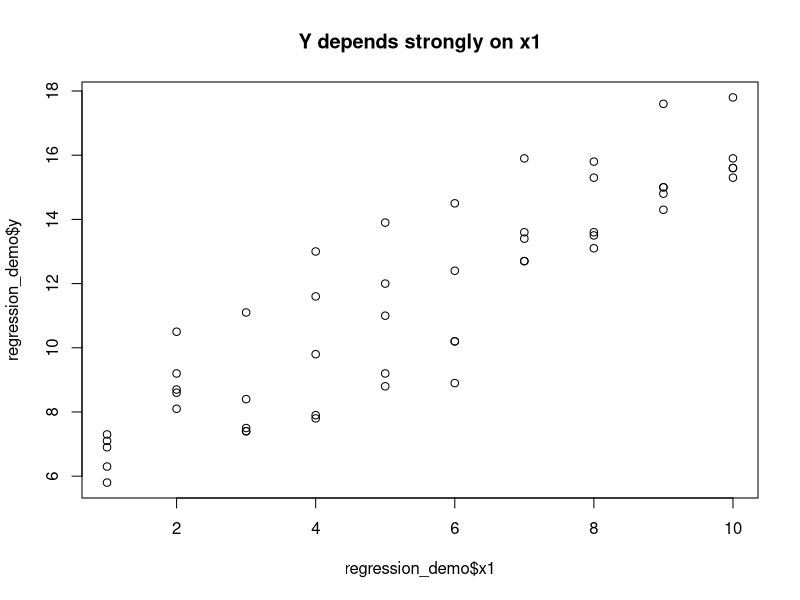
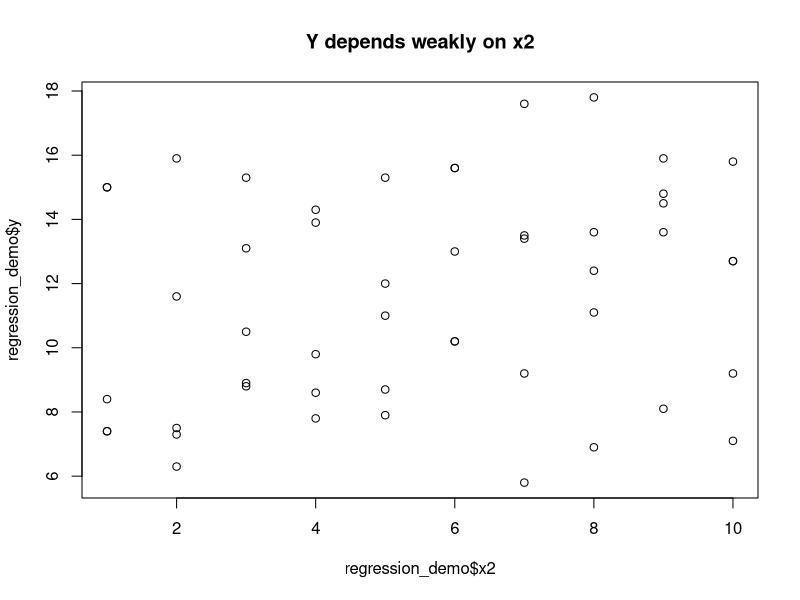
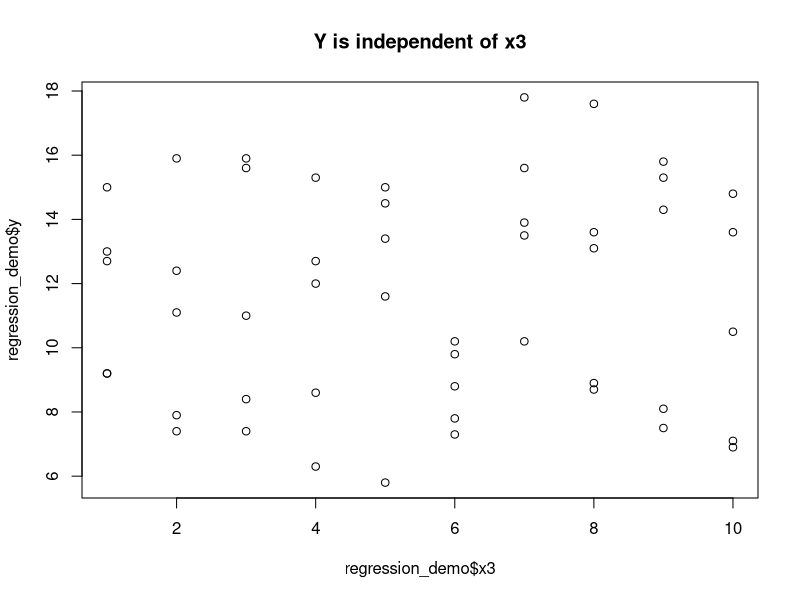
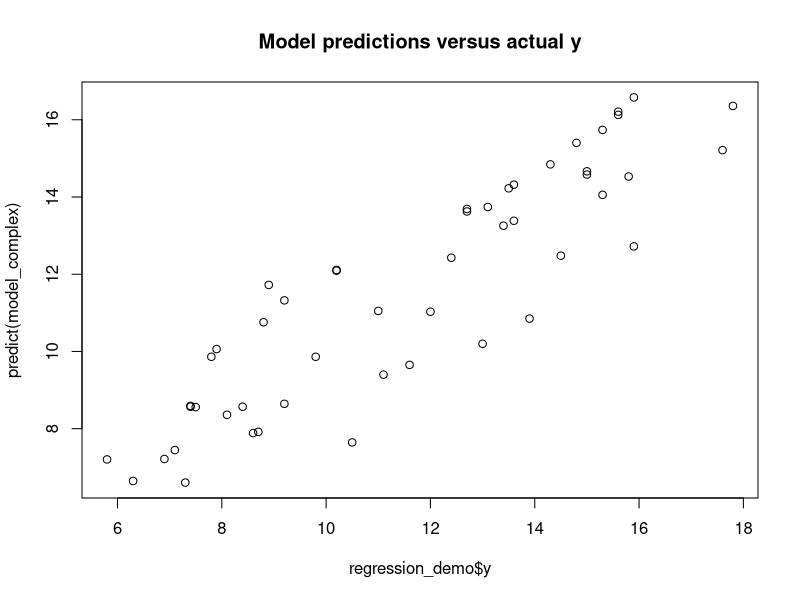

The R source for these figures, in order:
# ====== Simulating data ======
set.seed(0)
regression_demo = data.frame(
  x1 = sample(rep(1:10, times = 5)), # the sample() function puts things in a random order.
  x2 = sample(rep(1:10, times = 5)),
  x3 = sample(rep(1:10, times = 5)) 
)
# Let's add some randomness, maybe from measurement error or unobserved parts of the system we're studying.
# This function makes random variables with a mean of 0.
make_noise = function(n = nrow(regression_demo)) rbinom(n, 10, 0.5)
# In truth, y depends strongly on x1, weakly on x2, and not at all on x3.
regression_demo[["y"]] = regression_demo[["x1"]]*1.1 + regression_demo[["x2"]]*0.1 + make_noise()
plot(regression_demo$x1, regression_demo$y, main = "Y depends strongly on x1")
plot(regression_demo$x2, regression_demo$y, main = "Y depends weakly on x2")
plot(regression_demo$x3, regression_demo$y, main = "Y is independent of x3")

# ====== Hypothesis testing ======
# TODO: run this 1,000 times and check how many times x1, x2, and x3 are included.
# We can use built-in functions to fit a model that estimates how strongly y depends on x1, x2, x3.
model_complex = lm(y ~ 1 + x1 + x2 + x3, data = regression_demo)
# It guesses y =    -1.28887   +   1.18901*x1   +   0.08631*x2  +   0.04992*x3 .   
model_complex
# We can compare its predictions against the actual y.
plot(regression_demo$y, predict(model_complex), main = "Model predictions versus actual y")
# Using built-in functions, R can test the null hypothesis that each coefficient is 0.
# If you include a term in the model whenever the test yields a p-value below 0.1, then
# you should control false positive rate. Any variable not actually used -- here, x3
# is not used -- will only be included 10% of the time. 
null_hypothesis_test_results = summary(model_complex)
print(null_hypothesis_test_results)
included = null_hypothesis_test_results$coefficients[,4]<0.1

# ===== Leave-one-out cross validation ======
# This code measures prediction error by leaving out each row of the data.
# TODO: run this 1,000 times and check how many times simple, medium, or complex performs best.
leave_one_out_prediction_error = c("simple" = 0, "medium" = 0, "complex" = 0)
for(i in 1:nrow(regression_demo)){
  models_leave_one_out = list(
    "simple"  = lm(y ~ x1, data = regression_demo[-i,]),
    "medium"  = lm(y ~ x1 + x2, data = regression_demo[-i,]),
    "complex" = lm(y ~ x1 + x2 + x3, data = regression_demo[-i,])
  )
  for(m in c("simple", "medium", "complex")){
    leave_one_out_prediction_error[[m]] = 
      leave_one_out_prediction_error[[m]] + 
      (predict(models_leave_one_out[[m]], newdata = regression_demo[i,] ) - regression_demo[i,"y"])^2
  }
}
leave_one_out_prediction_error

# ===== Fitting error =====
# TODO: Modify the LOOCV code so that models are fit to the whole dataset and prediction error is measured on the whole dataset.

